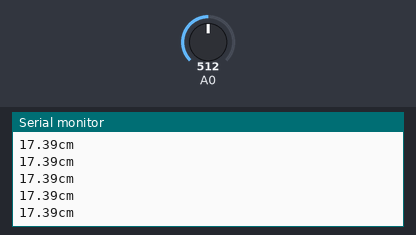
Recording of a sketch running on a simulated Arduino Uno, built with avr-gcc and run on an emulated ATmega328P. Shown: the last lines printed to the serial monitor. Inputs (shaded band) come from the test bench; at power-on: A0 = 512.

Above: at 2.2 s.
2.3 s: A0 set to 716
At 2.8 s:
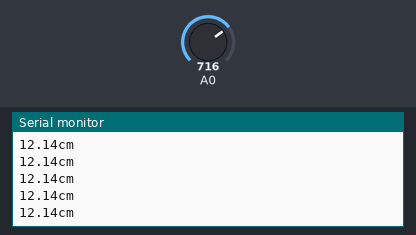
5.3 s: A0 set to 900
At 6.1 s:
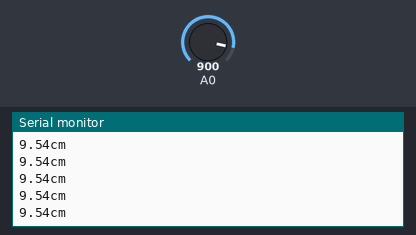
Timing chart, 0 to 8.3 s (numbered marks = the images above; inputs shaded):
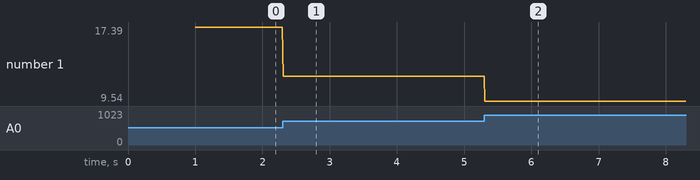

Measured:
- after the input at 2.3 s, the serial monitor: prints a new line at once (image 1)
- after the input at 5.3 s, the serial monitor: prints a new line at once (image 2)
- plotted number 1: 17.39 → 12.14 after the input at 2.3 s, 12.14 → 9.54 after the input at 5.3 s

The sketch:

SHARP_ToF.ino
```cpp
void setup(){
  Serial.begin(115200);
  Serial.println("Starting SHARP ToF Sensor...");
  delay(1000);
  pinMode(A0,INPUT);
}

void loop(){
  int vol = analogRead(A0);

  float dist = vol * 0.0048828125;
  dist = 40/(dist - 0.2);

  Serial.print(dist);
  Serial.println("cm");

  delay(10);
}
```
